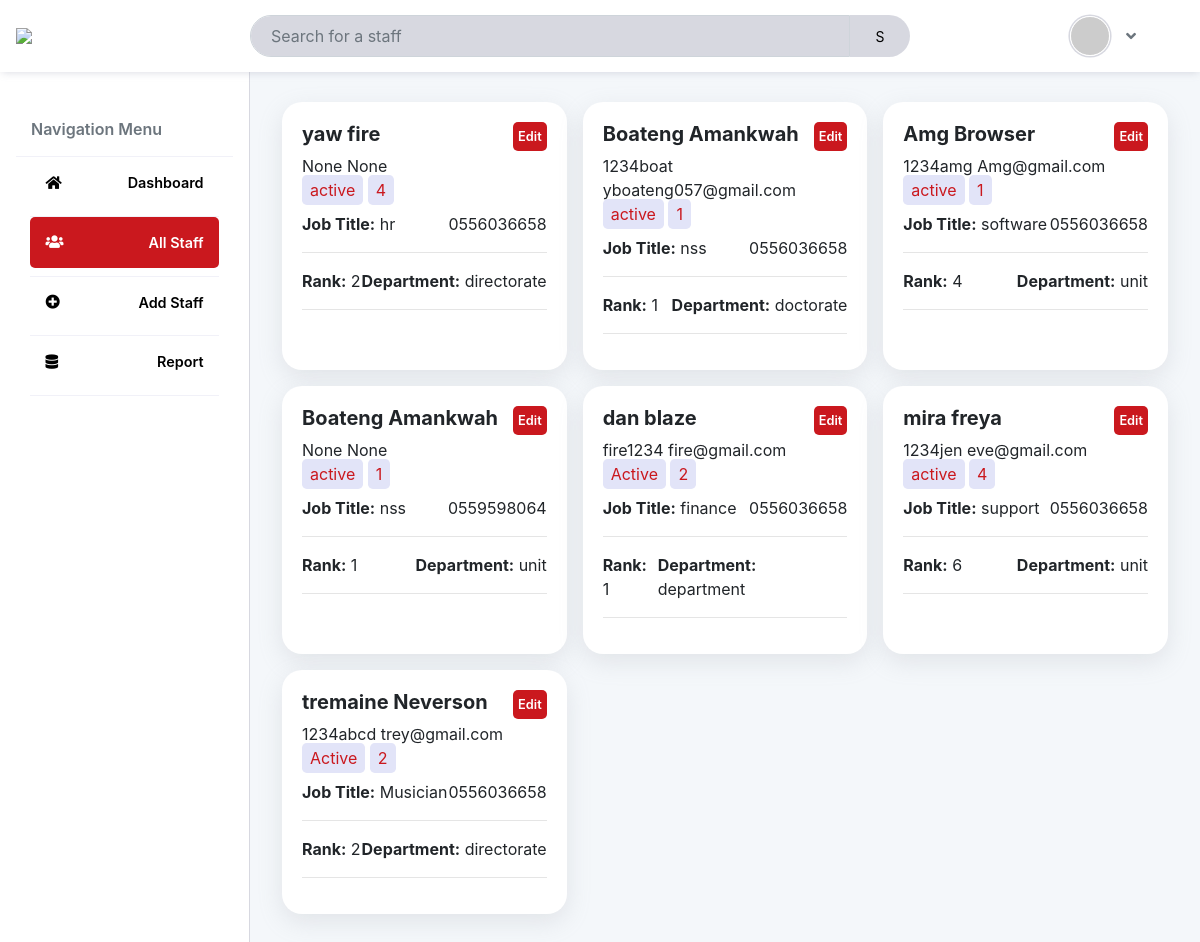
Before: /dashboard (signed in) with the older database file.
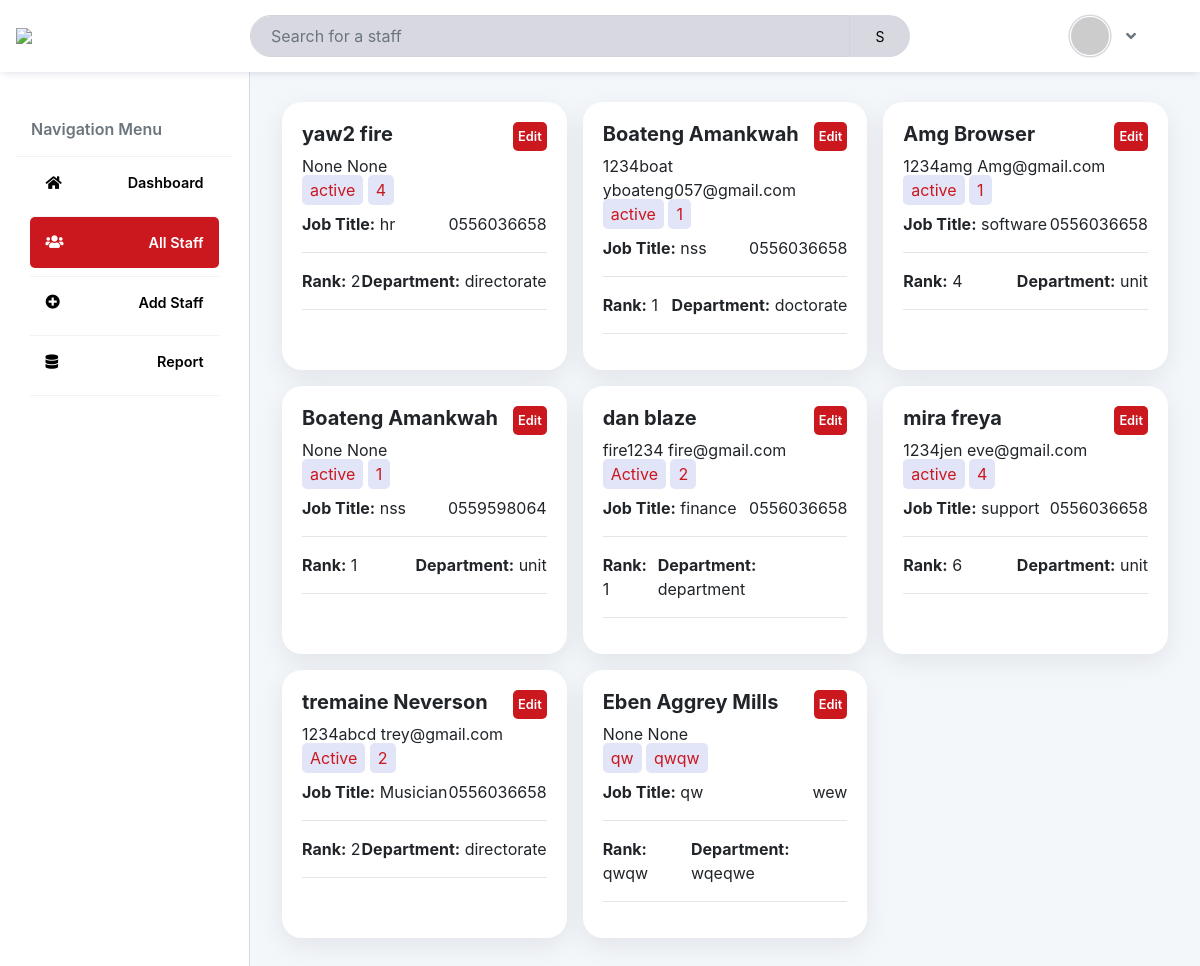
After: the same page with the newer database file.
### sever.py (models this page shows, shortened)
class Staff(db.Model, UserMixin):
    id = db.Column(db.Integer, primary_key=True)
    surname = db.Column(db.String())
    firstname = db.Column(db.String())
    maiden_name = db.Column(db.String())
    official_email = db.Column(db.String())
    personal_email = db.Column(db.String())
    password = db.Column(db.String())
    position = db.Column(db.String())
    member_staff = db.Column(db.String())
    department_directorate_unit = db.Column(db.String())
    number = db.Column(db.String())
    gender = db.Column(db.String())
    rank = db.Column(db.String())
    grade = db.Column(db.String())
    job_title = db.Column(db.String())
    employment_status = db.Column(db.String())
    date_of_appointment = db.Column(db.Date)
    end_of_contract = db.Column(db.Date)
    ghana_card = db.Column(db.String(100))
    snit_number = db.Column(db.String(100))
    tin_number = db.Column(db.String(100))
    immigration_status = db.Column(db.String(100))
    immigration_number = db.Column(db.String(100))
    value_permit = db.Column(db.String(100))
    address = db.Column(db.String(200))
    bank_number = db.Column(db.String(100))
    admin_full_name = db.Column(db.String(255))
    admin_email = db.Column(db.String(255))
    admin_password = db.Column(db.String(255))
    bank_name = db.Column(db.String(100))
    bank_branch = db.Column(db.String(100))
    next_of_kin = db.Column(db.String(100))
    relationship = db.Column(db.String(100))
    address_kin = db.Column(db.String(100))
    gender_kin = db.Column(db.String(100))
    name_beneficiaries = db.Column(db.String(100))
    address_beneficiaries = db.Column(db.String(100))
    other_beneficiaries = db.Column(db.String(100))
    gender_beneficiaries = db.Column(db.String(100))
    date_created = db.Column(db.DateTime, default=db.func.current_timestamp())

### sever.py (the view)
@app.route('/dashboard', methods=['GET', 'POST'])
@login_required
def dashboard():
    search_name = request.args.get('search_name', '').strip()
    member_staff = request.args.get('member_staff', '').strip()
    department_directorate_unit = request.args.get('department_directorate_unit', '').strip()
    number = request.args.get('number', '').strip()
    gender = request.args.get('gender', '').strip()
    rank = request.args.get('rank', '').strip()
    grade = request.args.get('grade', '').strip()
    job_title = request.args.get('job_title', '').strip()
    employment_status = request.args.get('employment_status', '').strip()
    date_of_appointment = request.args.get('date_of_appointment', '').strip()
    end_of_contract = request.args.get('end_of_contract', '').strip()
    staff_members = Staff.query.all()
    if search_name:
        query = Staff.query.filter(or_(
            Staff.firstname.ilike(f'%{search_name}%'),
            Staff.surname.ilike(f'%{search_name}%')
        ))
        staff_members = query.all()
    if member_staff:
        staff_members = [staff for staff in staff_members if staff.member_staff == member_staff]
    if department_directorate_unit:
        staff_members = [staff for staff in staff_members if staff.department_directorate_unit == department_directorate_unit]
    if number:
        staff_members = [staff for staff in staff_members if staff.number == number]
    if gender:
        staff_members = [staff for staff in staff_members if staff.gender == gender]
    if rank:
        staff_members = [staff for staff in staff_members if staff.rank == rank]
    if grade:
        staff_members = [staff for staff in staff_members if staff.grade == grade]
    if job_title:
        staff_members = [staff for staff in staff_members if staff.job_title == job_title]
    if employment_status:
        staff_members = [staff for staff in staff_members if staff.employment_status == employment_status]
    if date_of_appointment:
        date_of_appointment = datetime.strptime(date_of_appointment, '%Y-%m-%d').date()
        staff_members = [staff for staff in staff_members if staff.date_of_appointment == date_of_appointment]
    if end_of_contract:
        end_of_contract = datetime.strptime(end_of_contract, '%Y-%m-%d').date()
        staff_members = [staff for staff in staff_members if staff.end_of_contract == end_of_contract]
    return render_template('profile.html', staff_members=staff_members,user=current_user)

### sever.py (called while the page is built)
@login_manager.user_loader
def load_user(user_id):
    return Staff.query.get(int(user_id))

### templates/profile.html (shortened to what this page needs)
{% extends 'base.html' %}
{% block body %}
<aside class="admin__aside">
    <div class="tabContaine">
        <a href="/newdash"> <div class="tabButton"  style="background-color:#fff; padding:15px; border-radius:5px; color:#000;"><span class="text-muted" >Navigation Menu</span></div></a>
        <div class="tabContainer">
            <a href="/newdash"> <div class="tabButton" style="background-color:#fff; padding:15px; border-radius:5px; color:#000;"><i class="fas fa-home"></i><span>Dashboard</span></div></a>
        </div>
    <div class="tabContainer">
        <a href="/dashboard"> <div class="tabButton" style="background-color:#ca181e; padding:15px; border-radius:5px; color:#fff;"><i class="fas fa-users"></i><span>All Staff</span></div></a>
    </div>
    <div class="tabContainer">
        <a href="/addnew"><div class="tabButton" style="background-color:#fff; padding:15px; border-radius:5px; color:#000;"><i class="fas fa-plus-circle"></i><span>Add Staff</span></div></a>
    </div>
    <div class="tabContainer">
        <a href="/report"> <div class="tabButton" style="background-color:#fff; padding:15px; border-radius:5px; color:#000;"><i class="fa fa-database"></i><span>Report</span></div></a>
        <div class="tabButtonBorder"></div>
    </div>
</aside>
<main class="admin__main">
    <div class="searchResults">
        {% for staff_member in staff_members %}
        <div class="car" style="box-shadow: rgba(149, 157, 165, 0.2) 0px 8px 24px; background-color:#fff; border-radius:20px; padding:20px;">
            <div class="user">
                <div class="nameAndStars" style="display:flex; justify-content:space-between;">
                    <div class="name"><h6 style="font-size:20px;"><b>{{ staff_member.firstname }}  {{ staff_member.surname }}</b></h6></div>
                <a href="{{ url_for('edit_staff', staff_id=staff_member.id) }}">
                    <div class="name" style="background-color:#ca181e; padding:5px; color:#fff; border-radius:5px;">Edit</div>
                </a>
                </div>
            </div>
            {{ staff_member.password }}
            {{ staff_member.official_email }}
            <div class="skills">
                <div class="skillsContainer">
                    <a href="#" class="skill" style="background-color: var(--primary-light);
    color: #ca181e;;
    padding: var(--spacing-xxxs) var(--spacing-xxs);
    border-radius: var(--spacing-xxxs);">{{ staff_member.employment_status }}</a>
                    <a href="#" class="skill" style="background-color: var(--primary-light);
    color: #ca181e;;
    padding: var(--spacing-xxxs) var(--spacing-xxs);
    border-radius: var(--spacing-xxxs);">{{ staff_member.grade }}</a>
                </div>
            <div  style="display:flex; justify-content:space-between; margin-top:10px;">
                <span class="header"><b>Job Title:</b> {{ staff_member.job_title }}</span>
                <span class="header">{{ staff_member.number }}</span>
            </div>
            </div>
            <hr class="seperator" />
            <div class="customers" style="display:flex; justify-content:space-between;">
                <span class="header"><b>Rank:</b> {{ staff_member.rank }}</span>
                <span class="header"><b>Department:</b> {{ staff_member.department_directorate_unit }}</span>
            </div>
            <hr class="seperator" />
        </div>
        {% endfor %}
    </div>
</main>
    {%endblock body%}

### templates/base.html (shortened to what this page needs)
<!doctype html>
<html lang="en">
  <head>
    <link rel="stylesheet" href="static/maths.css">
    <link rel="stylesheet" href="https://cdnjs.cloudflare.com/ajax/libs/font-awesome/5.15.3/css/all.min.css">
    <link rel="stylesheet" href="https://stackpath.bootstrapcdn.com/bootstrap/4.3.1/css/bootstrap.min.css">
  </head>
  <body>
    <div class="admin">
        <header class="admin__header" style="position: fixed; width:100%;">
            <div class="logo"><img src="https://www.central.edu.gh/static/img/Central-Uni-logo.png" style="width:100px;" />
                </div>
            <nav  class="navContainer fixed  " style="display:flex;  justify-content:space-between;">
                <div class="searc" style="display:flex;">
                    <input type="text"class="form-control" style="width:600px; padding:20px; border-radius:30px 0 0 30px; background-color:#9c9eb266;" placeholder="Search for a staff" />
                   <button class="up" style="text-align:center; background-color:#9c9eb266;
                   cursor: pointer;
                   border: none;
                    color:#000;border-radius:0 30px 30px 0;  font-size:14px; width:60px;">S</button>
                </div>
                <div class="userContainer">
                    <div class="user">
                        <div class="img"></div>
                        <i class="caret fas fa-angle-down"></i>
                    </div>
                </div>
            </nav>
        </header>
        {% block body %}
        {% endblock%}
    </div>
</body>
  </body>
</html>

### static/maths.css (style rules this page uses)
:root { --admin-header-height: 70px; --admin-footer-height: 70px; --admin-nav-width: 250px; --spacing: 2em; --spacing-xs: 1em; --spacing-xxs: .5em; --spacing-xxxs: .3em; --spacing-xxxxs: .1em; --dashboard-column-count: 2; --primary: #ca181e;; --primary-light: #e2e4f8; --gray: #9c9eb2; --gray-lighter: #9c9eb266; --gray-lightest: #f1f1f8; --text: #cc3d1e; --light-orange: #ffefe8; --star: #ffaf17; }
*, *::before, *::after { box-sizing: border-box; }
body { overflow-x: hidden; margin: 0; font-family: 'Open Sans', Helvetica, sans-serif; color: var(--text); }
input { font-family: 'Open Sans', Helvetica, sans-serif; }
a { text-decoration: none; color: var(--gray); }
.admin { display: grid; height: 100vh; grid-template-rows: var(--admin-header-height); grid-template-columns: var(--admin-nav-width) 1fr; grid-template-areas: "header header" "nav main"; flex-wrap: wrap; }
.admin__header { grid-area: header; background-color: #fff; box-shadow: 0 2px 8px -2px var(--gray-lighter); z-index: 1; }
.admin__aside { grid-area: nav; background-color: #fff; border-right: 1px solid var(--gray-lighter); }
.admin__main { grid-area:main; padding: var(--spacing); background-color: #f4f7fa; }
.admin__header { grid-area: header; background-color: #fff; display: grid; grid: auto / var(--admin-nav-width) 1fr; grid-template-areas: "logo navContainer"; }
.logo { display: grid; grid-template-columns: min-content 1fr; align-items: center; padding: var(--spacing-xs); gap: var(--spacing-xs); font-weight: 600; }
.logo img { width: 40px; }
.navContainer { display: grid; grid-template-areas: "search link link link link userContainer"; grid: auto / 1fr min-content min-content min-content min-content 1fr; align-content: center; align-items: center; }
.userContainer { justify-content: end; display: grid; grid-template-areas: "notifications user"; padding: var(--spacing-xs); gap: var(--spacing); align-items: center; }
.userContainer .user { display: grid; grid-template-areas: "img name caret"; gap: var(--spacing-xs); align-items: center; }
.user .img { --size: 2.5em; width: var(--size); height: var(--size); border-radius: var(--size); background-image: url('https://i.pravatar.cc/50?img=20'); background-size: cover; border: .05em solid #fff; box-shadow: 0 0 0 .1em var(--gray-lighter); }
.user .name { font-size: .8rem; font-weight: 600; }
.userContainer .user .caret { font-size: 1rem; color: var(--gray); }
.admin__aside { display: grid; grid-template-rows: min-content min-content min-content min-content; gap: var(--spacing); padding: var(--spacing) var(--spacing-xs); }
.admin__aside .tabContainer { padding: 0 var(--spacing-xs); display: grid; gap: var(--spacing-xxs); font-size: .9rem; }
.admin__aside .tabButton { background: none; cursor: pointer; border: none; outline: none; width: 100%; user-select: none; font-weight: 600; display: flex; justify-content: space-between; align-items: center; padding-bottom: var(--spacing-xxs); }
.admin__aside .tabButtonBorder { content: ''; border-bottom: .1em solid var(--gray-lightest); width: 100%; }
.admin__main { display: grid; grid-template-rows: min-content min-content 1fr; gap: var(--spacing); padding: var(--spacing); }
.searchResults { display: grid; grid-template-columns: repeat(3, 1fr [col-start]); gap: var(--spacing-xs); }

Changed rows visible on the page:
changed Staff "fire": firstname "yaw" → "yaw2"
added Staff: firstname "Eben", surname "Aggrey Mills", password "None", official_email "None", employment_status "qw", grade "qwqw", job_title "qw", number "wew", rank "qwqw", department_directorate_unit "wqeqwe"
